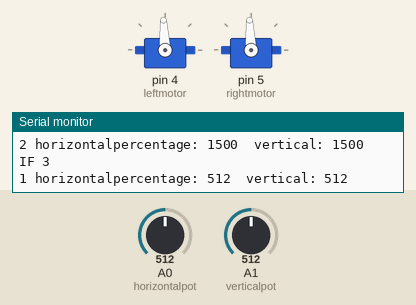
Simulated run of this sketch. Board: Arduino Uno, built with avr-gcc and run on an emulated ATmega328P. Shown: 2 × servo, the last lines printed to the serial monitor. Inputs (shaded band) come from the test bench; at power-on: A1 (verticalpot) = 512, A0 (horizontalpot) = 512.

Above: at 1.2 s.
1.3 s: A1 (verticalpot) set to 875
At 2.4 s:
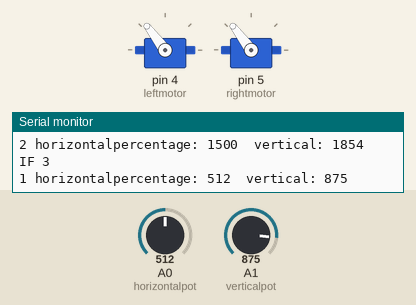
2.8 s: A1 (verticalpot) set to 900
At 3.7 s:
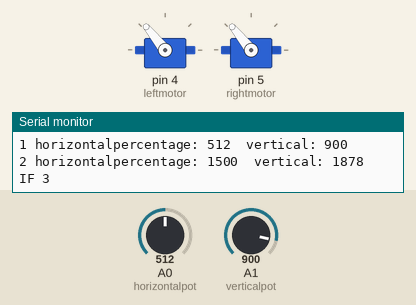
4.3 s: A1 (verticalpot) set to 217
At 4.9 s:
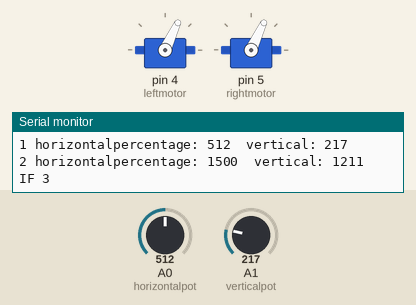
5.8 s: A1 (verticalpot) set to 199
At 6.1 s:
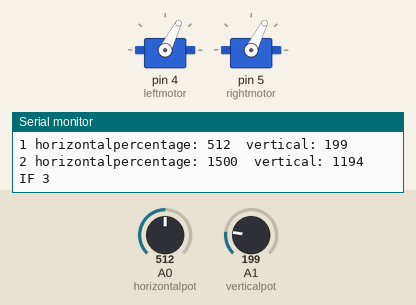
7.3 s: A1 (verticalpot) set to 11
At 8.5 s:
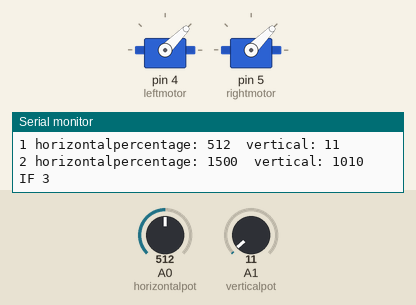
8.8 s: A1 (verticalpot) set to 8
Timing chart, 0 to 11.3 s (numbered marks = the images above; inputs shaded):
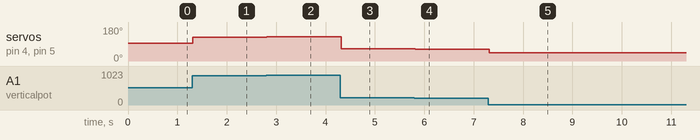

Measured:
- after the input at 1.3 s, servo on pin 4 (leftmotor), servo on pin 5 (rightmotor): 93° → 127° at once
- after the input at 2.8 s, servo on pin 4 (leftmotor), servo on pin 5 (rightmotor): 127° → 129° at once
- after the input at 4.3 s, servo on pin 4 (leftmotor), servo on pin 5 (rightmotor): 129° → 65° at once
- after the input at 5.8 s, servo on pin 4 (leftmotor), servo on pin 5 (rightmotor): 65° → 63° at once
- after the input at 7.3 s, servo on pin 4 (leftmotor), servo on pin 5 (rightmotor): 63° → 45° at once

The sketch:

sketch_nov19a.ino
```cpp
#include <Servo.h>
#include <SoftwareSerial.h>

Servo leftmotor;  // create servo object to control a servo
Servo rightmotor;

int horizontalpot = 0;  // analog pin used to connect the potentiometer
int verticalpot = 1;
int horizontalpercent;    //hrizontal percentage left = 1024(100%)
int vertical;

void setup() {

  leftmotor.attach(4);  // attaches the servo on pin 4 to the servo object
  rightmotor.attach(5);
  Serial.begin(115200);
}

void loop() {
  horizontalpercent = analogRead(horizontalpot);            // reads the value of the potentiometer (value between 0 and 1023)
  vertical = analogRead(verticalpot);

  Serial.print("1 horizontalpercentage: ");
  Serial.print(horizontalpercent);
  Serial.print("  vertical: ");
  Serial.println(vertical);

  horizontalpercent = map(horizontalpercent, 0, 1024, 1000, 2000);
  vertical = map(vertical, 0, 1024, 1000, 2000); //reduce acceleration


  Serial.print("2 horizontalpercentage: ");
  Serial.print(horizontalpercent);
  Serial.print("  vertical: ");
  Serial.println(vertical);

  // determines direction
   if (horizontalpercent < 1400){
    left(vertical);
   }else if (horizontalpercent >1600){
    right(vertical);
   }else{
    fb(vertical);
   }

  //most basic form of control
  /*(if (horizontalpercent < 1400){

    leftmotor.writeMicroseconds(vertical);
    Serial.println("IF 1");
  }else if (horizontalpercent >1600){
    rightmotor.writeMicroseconds(vertical);
    Serial.println("IF 2");
  }else{
    leftmotor.writeMicroseconds(vertical);
    rightmotor.writeMicroseconds(vertical);
    Serial.println("IF 3");
  }*/

  delay(15);                           // waits for the servo to get there
}

void fb(int vertical){
  leftmotor.writeMicroseconds(vertical);
  rightmotor.writeMicroseconds(vertical);
  Serial.println("IF 3");
}

void left(int vertical){
  leftmotor.writeMicroseconds(vertical);
  Serial.println("IF 1");
}

void right(int vertical){
  rightmotor.writeMicroseconds(vertical);
  Serial.println("IF 2");
}
```
